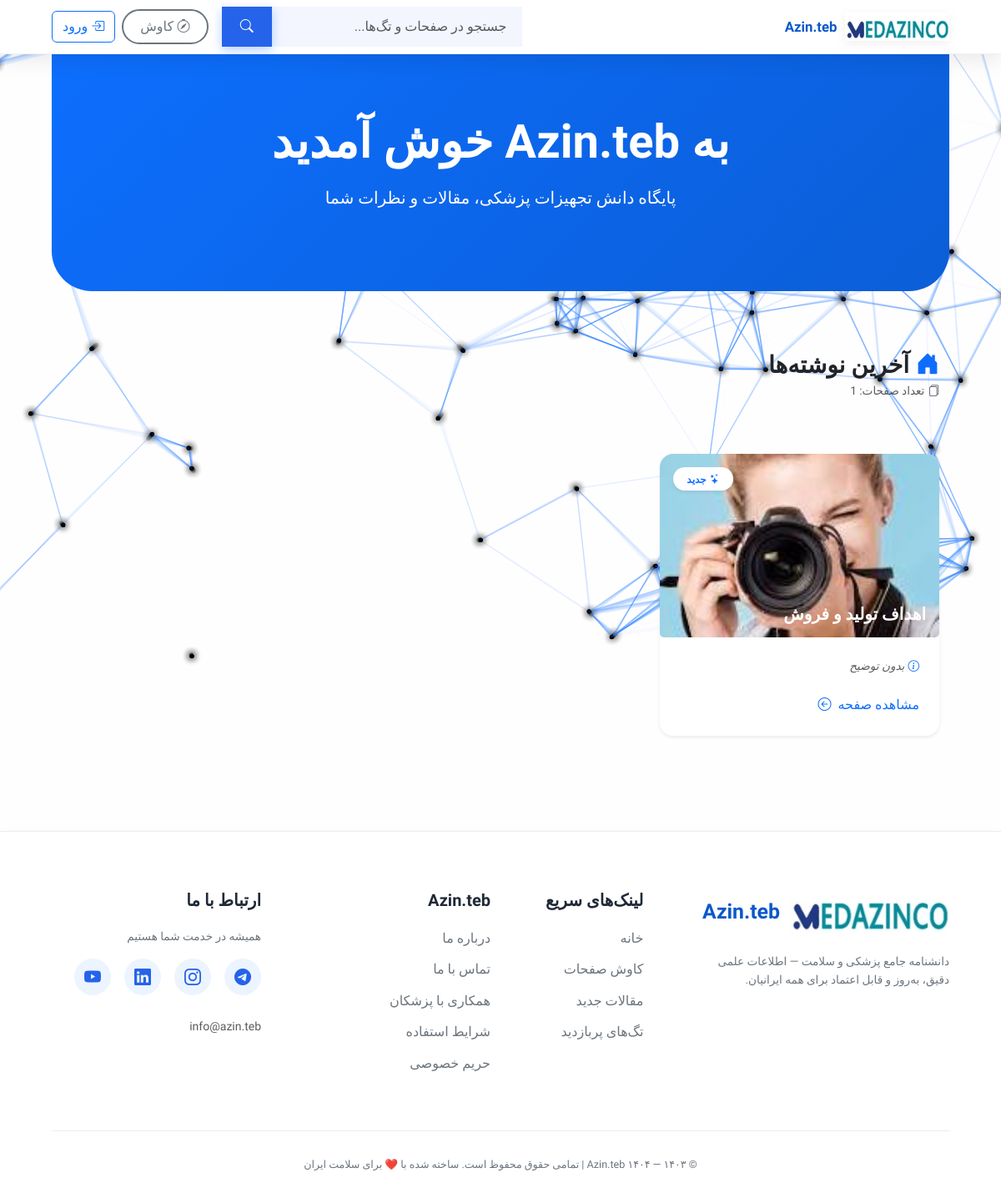
The page / on the database its author committed.
### app/models.py (models this page shows, shortened)
class Page(db.Model):
    __tablename__ = 'page'
    id = db.Column(db.Integer, primary_key=True)
    slug = db.Column(db.String(255), unique=True, nullable=False, index=True)
    title = db.Column(db.String(255))
    subtitle = db.Column(db.String(512))
    excerpt = db.Column(db.Text)
    tags = db.Column(db.String(1000))          # comma-separated or JSON
    feature_image = db.Column(db.String(255))
    gallery = db.Column(db.Text)               # JSON list of filenames
    videos = db.Column(db.Text)                # JSON list of filenames
    personnel = db.Column(db.Text)             # JSON list of dicts
    content = db.Column(db.Text)               # محتوای اصلی (Markdown/HTML)
    created_at = db.Column(db.DateTime, default=datetime.utcnow)
    updated_at = db.Column(db.DateTime, default=datetime.utcnow, onupdate=datetime.utcnow)
    user_id = db.Column(db.Integer, db.ForeignKey('user.id'), nullable=True)
    user = db.relationship('User', backref='pages')

### app/blueprints/wiki/routes.py (the view, shortened to what this page needs)
@wiki_bp.route('/', endpoint='index')
def index():
    search = request.args.get('search') or request.args.get('q') or ''
    search = search.strip()
    pages_out: List[dict] = []
    all_tags_set = set()
    if Page is not None:
        try:
            q = Page.query.order_by(Page.updated_at.desc())  # type: ignore
            if search:
                like = f"%{search}%"
                q = q.filter((Page.title.ilike(like)) | (Page.excerpt.ilike(like)) | (Page.tags.ilike(like)))  # type: ignore
            pages_meta = q.limit(500).all()
            for p in pages_meta:
                tags_list = [t.strip() for t in (p.tags or "").split(',') if t.strip()]
                try:
                    gallery = json.loads(p.gallery) if p.gallery else []
                except Exception:
                    gallery = []
                try:
                    videos = json.loads(p.videos) if p.videos else []
                except Exception:
                    videos = []
                try:
                    personnel = json.loads(p.personnel) if p.personnel else []
                except Exception:
                    personnel = []
                pages_out.append({
                    'slug': p.slug,
                    'title': p.title or p.slug.replace('-', ' '),
                    'subtitle': p.subtitle or '',
                    'excerpt': p.excerpt or '',
                    'tags': tags_list,
                    'feature_image': p.feature_image,
                    'gallery': gallery,
                    'videos': videos,
                    'personnel': personnel
                })
                for t in tags_list:
                    all_tags_set.add(t)
        except Exception:
            current_app.logger.exception("index: DB path failed; falling back to file scan")
    all_tags = sorted(list(all_tags_set), key=lambda s: s.lower())
    return render_template('index.html', pages=pages_out, all_tags=all_tags, search_query=search)

### app/__init__.py (called while the page is built)
def _inject_template_helpers(app: Flask) -> None:
    @app.context_processor
    def _helpers():
        def endpoint_exists(name: str) -> bool:
            try:
                return name in current_app.view_functions
            except Exception:
                return False
        return {"endpoint_exists": endpoint_exists}

### app/templates/index.html (shortened to what this page needs)
{% extends "base.html" %}
{% block content %}
<section class="hero-section text-white text-center py-5 mb-5" style="background: linear-gradient(135deg, #0d6efd, #0b5ed7); border-radius: 0 0 3rem 3rem;">
  <div class="container py-4">
    <h1 class="display-4 fw-bold mb-3" data-aos="fade-up">به Azin.teb خوش آمدید</h1>
    <p class="lead mb-4" data-aos="fade-up" data-aos-delay="100">پایگاه دانش تجهیزات پزشکی، مقالات و نظرات شما</p>
  </div>
</section>
<div class="container py-4">
  <div class="d-flex flex-wrap justify-content-between align-items-center mb-5" data-aos="fade-down">
    <div>
      <h3 class="fw-bold text-dark mb-1">
        <i class="bi bi-house-door-fill me-2 text-primary"></i>آخرین نوشته‌ها
      </h3>
      <p class="text-muted small">
        <i class="bi bi-files me-1"></i>تعداد صفحات: {{ pages|length }}
      </p>
    </div>
  </div>
  <div class="row g-4">
    {% for item in pages %}
      {% if item is string %}
        {% set slug = item %}
        {% set title = slug.replace('-', ' ') %}
        {% set excerpt = '' %}
        {% set feature = None %}
      {% else %}
        {% set slug = item.slug if item.slug is defined else item.get('slug', '') %}
        {% set title = item.title if item.title is defined else item.get('title', slug.replace('-', ' ') if slug else 'بدون عنوان') %}
        {% set excerpt = item.excerpt if item.excerpt is defined else item.get('excerpt', '') %}
        {% set feature = item.feature_image if item.feature_image is defined else item.get('feature_image', None) %}
      {% endif %}
      {% if slug %}
        <div class="col-md-6 col-lg-4" data-aos="fade-up" data-aos-delay="{{ loop.index * 50 }}">
          <a class="text-decoration-none card-link" href="{{ url_for('wiki.view_page', page_name=slug) }}">
            <div class="card border-0 shadow-sm rounded-4 h-100 overflow-hidden card-modern">
              <div class="position-relative img-wrapper" style="height: 220px; overflow: hidden;">
                {% if feature %}
                  <img src="{{ url_for('wiki.uploaded_file', filename=feature) }}"
                       class="w-100 h-100 object-fit-cover card-img"
                       alt="{{ title }}"
                       loading="lazy">
                {% else %}
                  <div class="bg-gradient-placeholder d-flex align-items-center justify-content-center w-100 h-100">
                    <i class="bi bi-image text-white" style="font-size: 3rem; opacity: 0.7;"></i>
                  </div>
                {% endif %}
                <div class="position-absolute top-0 start-0 w-100 h-100 bg-gradient-modern"></div>
                <span class="position-absolute top-0 end-0 m-3 badge bg-white text-primary rounded-pill px-3 py-2 shadow-sm">
                  <i class="bi bi-stars me-1"></i>جدید
                </span>
                <div class="position-absolute bottom-0 start-0 w-100 p-3 text-white title-wrapper">
                  <h5 class="fw-bold mb-0 card-title-modern">{{ title }}</h5>
                </div>
              </div>
              <div class="card-body p-4">
                {% if excerpt %}
                  <p class="text-muted small mb-0 lh-base">{{ excerpt|truncate(100) }}</p>
                {% else %}
                  <p class="text-muted small mb-0 lh-base fst-italic">
                    <i class="bi bi-info-circle me-1 text-primary"></i>بدون توضیح
                  </p>
                {% endif %}
                <div class="mt-4 d-flex align-items-center text-primary fw-medium read-more-modern">
                  <span>مشاهده صفحه</span>
                  <i class="bi bi-arrow-left-circle ms-2 transition-icon"></i>
                </div>
              </div>
            </div>
          </a>
        </div>
      {% endif %}
    {% endfor %}
  </div>
</div>
{% endblock %}

### app/static/css/theme.css (style rules this page uses)
:root { --bg: #f8fafc; --card: #ffffff; --muted: #6b7280; --text: #0f1724; --primary: #2563eb; --glass: linear-gradient(180deg, rgba(255,255,255,0.9), rgba(255,255,255,0.95)); }
* { box-sizing:border-box }
body { background:var(--bg); color:var(--text); font-family:"Vazirmatn", system-ui, -apple-system, "Segoe UI", Roboto, "Helvetica Neue", Arial; -webkit-font-smoothing:antialiased; -moz-osx-font-smoothing:grayscale; margin:0; }
.container { max-width:1100px }
.small { font-size:.85rem }
.card p { margin:0 }

### app/templates/base.html (style rules this page uses)
:root { --primary: #0d6efd; --primary-dark: #0a58ca; --primary-soft: rgba(13, 110, 253, 0.1); --light-bg: #f8f9fc; --card-bg: #ffffff; --text-dark: #1f2937; --text-muted: #6c757d; --glass-border: rgba(15, 23, 42, 0.08); --shadow-sm: 0 4px 12px rgba(0,0,0,0.05); --shadow-md: 0 8px 24px rgba(0,0,0,0.08); --shadow-lg: 0 16px 32px rgba(0,0,0,0.12); --radius-md: 12px; --radius-lg: 16px; --transition: all 0.25s ease; }
body { font-family: 'Vazirmatn', system-ui, -apple-system, 'Segoe UI', Roboto, sans-serif; background: var(--light-bg); color: var(--text-dark); line-height: 1.6; -webkit-font-smoothing: antialiased; -moz-osx-font-smoothing: grayscale; }

### rows shown on the page
Page: feature_image (picture), title "اهداف تولید و فروش"

### other values the page prints
{{ pages|length }} "1"
